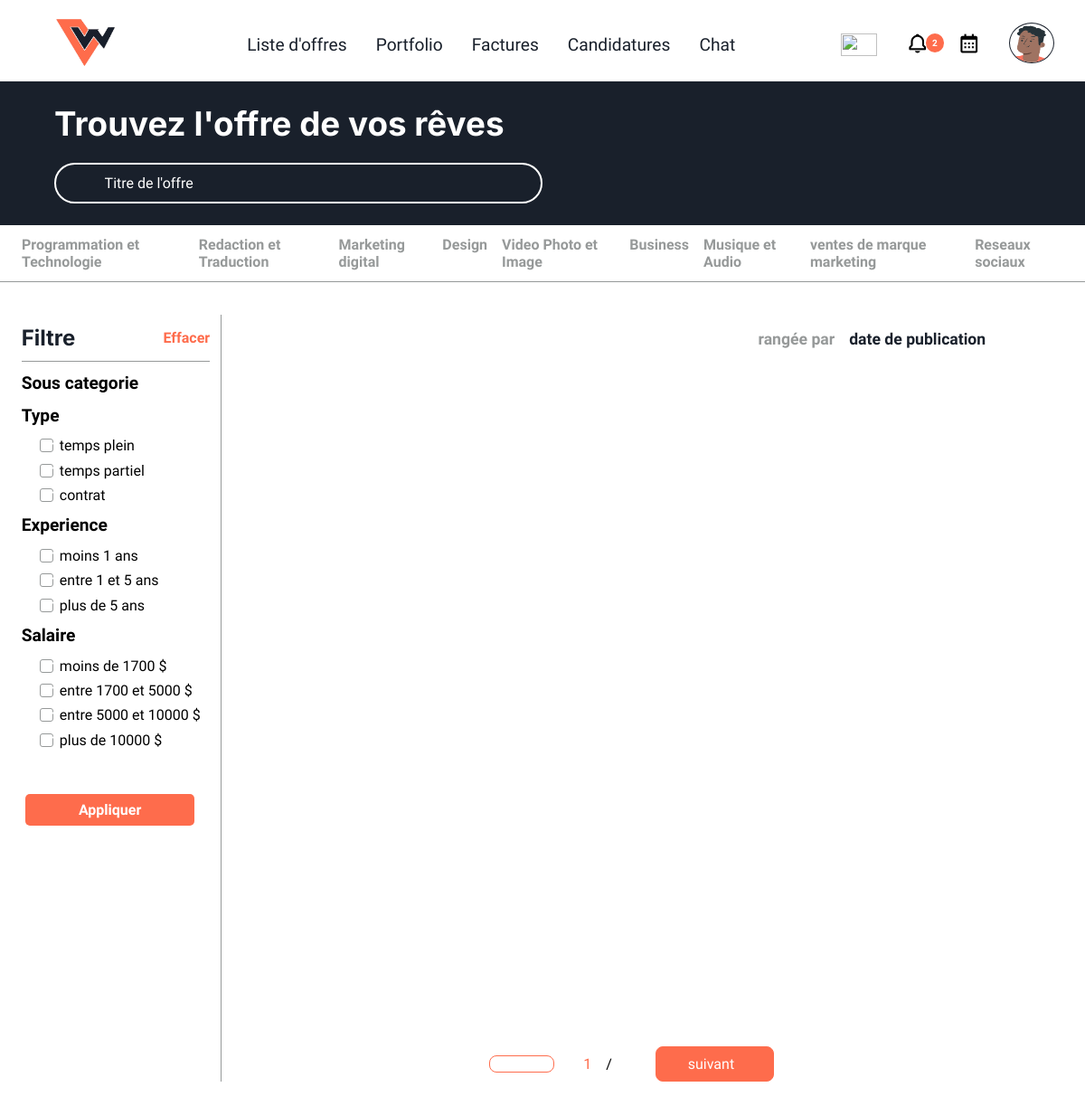
The app's page /Freelancer_Dashboard/job.php with its own data.
### tables this page shows
CREATE TABLE IF NOT EXISTS `job_category` (
  `id` varchar(255) NOT NULL,
  `label` varchar(255) NOT NULL,
  `picture` varchar(255) NOT NULL
);

### Freelancer_Dashboard/job.php (the view, shortened to what this page needs)
<?php
include("../config.php");
$cat_query = mysqli_query($conn, "SELECT * FROM job_category");
?>
<!DOCTYPE html>
<html lang="en">
<head>
    <link rel="stylesheet" href="freelancer_dashboard_assets/css/Job.css">
    <link rel="stylesheet" href="freelancer_dashboard_assets/css/navbar.css">
    <link rel="stylesheet" href="https://cdnjs.cloudflare.com/ajax/libs/font-awesome/6.4.0/css/all.min.css">
    <link rel='stylesheet' href='https://cdn.jsdelivr.net/npm/swiper@8/swiper-bundle.min.css'>
    <link href='https://unpkg.com/boxicons@2.1.4/css/boxicons.min.css' rel='stylesheet'>
    <link rel="stylesheet" href="https://unicons.iconscout.com/release/v4.0.0/css/line.css">
</head>
<body>
    <?php include('navbar.php') ?>
    <div class="big_container">
        <div class="banner">
            <h3 class="translate">Trouvez l'offre de vos rêves</h3>
            <div class="search_bar">
                <input type="text" name="job-title" placeholder="Titre de l'offre" onkeyup="searchName(this)">
            </div>
        </div>
        <ul class="categories" style="justify-content: space-evenly; gap:1em">
            <?php
            while ($row = mysqli_fetch_assoc($cat_query)) {
            ?>
                <li class="translate" id="<?php echo $row['id'] ?>" onclick="getSubCat(this)"><?php echo $row['label'] ?></li>
            <?php
            }
            ?>
        </ul>
        <div class="main_content" style="height: 920px;">
            <div class="left" style="overflow-y:scroll;">
                <div class="head">
                    <h3 class="translate">Filtre</h3>
                    <span class="translate" onclick="resetFilter()">Effacer</span>
                </div>
                <div class="feature subcat">
                    <p>Sous categorie</p>
                </div>
                <div class="feature">
                    <p class="translate">Type</p>
                    <div class="box">
                        <div class="check" onclick="toggleCheckbox(this);setFeature(this)"><i class='bx bx-check'></i></div>
                        <span class="translate">temps plein</span>
                    </div>
                    <div class="box">
                        <div class="check" onclick="toggleCheckbox(this);setFeature(this)"><i class='bx bx-check'></i></div>
                        <span class="translate">temps partiel</span>
                    </div>
                    <div class="box">
                        <div class="check" onclick="toggleCheckbox(this);setFeature(this)"><i class='bx bx-check'></i></div>
                        <span class="translate">contrat</span>
                    </div>
                </div>
                <div class="feature">
                    <p class="translate">Experience</p>
                    <div class="box">
                        <div class="check" onclick="toggleCheckbox(this);setFeature(this)"><i class='bx bx-check'></i></div>
                        <span class="translate"> moins 1 ans </label><br>
                    </div>
                    <div class="box">
                        <div class="check" onclick="toggleCheckbox(this);setFeature(this)"><i class='bx bx-check'></i></div>
                        <span class="translate">entre 1 et 5 ans</span>
                    </div>
                    <div class="box">
                        <div class="check" onclick="toggleCheckbox(this);setFeature(this)"><i class='bx bx-check'></i></div>
                        <span class=" translate">plus de 5 ans</span>
                    </div>
                </div>
                <div class="feature">
                    <p class="translate">Salaire</p>
                    <div class="box">
                        <div class="check" onclick="toggleCheckbox(this);setFeature(this)"><i class='bx bx-check'></i></div>
                        <span class="translate"> moins de 1700 $</span>
                    </div>
                    <div class="box">
                        <div class="check" onclick="toggleCheckbox(this);setFeature(this)"><i class='bx bx-check'></i></div>
                        <span class="translate">entre 1700 et 5000 $</span>
                    </div>
                    <div class="box">
                        <div class="check" onclick="toggleCheckbox(this);setFeature(this)"><i class='bx bx-check'></i></div>
                        <span class="translate">entre 5000 et 10000 $</span>
                    </div>
                    <div class="box">
                        <div class="check" onclick="toggleCheckbox(this);setFeature(this)"><i class='bx bx-check'></i></div>
                        <span class="translate">plus de 10000 $</span>
                    </div>
                </div>
                <button class="translate apply" style="margin-top:20%" onclick="applyFilter()">Appliquer</button>
            </div>
            <div class="right">
                <div class="head">
                    <div class="sort">
                        <p class="translate">rangée par</p>
                        <span class="translate">date de publication</span>
                    </div>
                </div>
                <div class="job_bloc">
                </div>
                <div class="more" style="width: 100%; left:2%">
                    <i class="ai-arrow-left" onclick="counter(this,'back')"></i>
                    <div class="numbers">
                        <span class="currentPage" style="color: #fe6c4c;">1</span>
                        <span>/</span>
                    </div>
                    <a onclick="counter(this,'forth')">
                        <span class="translate">suivant</span>
                    </a>
                </div>
            </div>
        </div>
    </div>
</body>
</html>

### Freelancer_Dashboard/navbar.php (shortened to what this page needs)
<div class="navbar">
    <a href="index.php" class="logo"><img src="freelancer_dashboard_assets/images/crislogo.png" alt=""></a>
    <div class="middle">
        <ul>
            <a href="job.php">
                <li class="translate">Liste d'offres</li>
            </a>
            <a href="portfolio.php">
                <li class="translate">Portfolio</li>
            </a>
            <a href="invoices.php">
                <li class="translate">Factures</li>
            </a>
            <a href="offer_list.php">
                <li class="translate">Candidatures</li>
            </a>
            <a href="full_chat.php">
                <li class="translate">Chat</li>
            </a>
        </ul>
    </div>
    <div class="end">
        <img src=<?php echo (strtolower(substr($_SESSION['language'], 0, 2)) == "fr") ? "https://www.worldometers.info/img/flags/fr-flag.gif" : "https://www.worldometers.info/img/flags/us-flag.gif" ?> alt="" onclick="changeFlag(this)">
        <div class="counter">
            <i class='bx bx-bell'></i>
            <span style="top:3%; right:13%">2</span>
        </div>
        <div class="counter">
            <i class='bx bx-calendar'></i>
        </div>
        <a href="profile.php" class="profile"><img src=<?php echo ($_SESSION['image']  == '') ? "freelancer_dashboard_assets/images/freelancer/no_user.png" : "freelancer_dashboard_assets/images/freelancer/" . $_SESSION['image'] ?> style="border:1px solid #19202b" alt=""></a>
    </div>
</div>

### Freelancer_Dashboard/freelancer_dashboard_assets/css/Job.css (style rules this page uses)
:root { --main-orange: #fe6c4c; --second-orange: #faede8; --main-blue: #19202b; --main-grey: #969999; --second-grey: #d3d8d8; --third-grey: #eff0f2; --light: #f6f6f9; --primary: #1976D2; --main: #f3d3c0; --light-primary: #CFE8FF; --grey: #eee; --dark-grey: #AAAAAA; --dark: rgb(54, 57, 73); --light-dark: rgba(54, 57, 73, 0.5); --danger: #D32F2F; --light-danger: #FECDD3; --warning: #FBC02D; --light-warning: #FFF2C6; --success: #388E3C; --light-success: #BBF7D0; --primary-clr: #b38add; }
* { margin: 0; padding: 0; box-sizing: border-box; font-family: 'Livvic', sans-serif; scrollbar-width: thin; scrollbar-color: rgb(198, 196, 196) var(--light); }
.bx { font-size: 1.7rem; }
a { text-decoration: none; }
li { list-style: none; }
html { overflow-x: hidden; }
body { overflow-x: hidden; }
.big_container { width: 100%; }
.main_content { display: flex; width: 100%; padding: 3% 2%; padding-left: 1%; }
.banner { background-color: var(--main-blue); position: relative; padding: 2% 5%; width: 100%; }
.banner h3 { font-weight: bold; font-family: 'Inter'; font-size: 2.3em; width: 70%; color: white; margin-bottom: 2%; }
.banner .search_bar { display: flex; position: relative; gap: 2em; align-items: center; width: 50%; padding: 1% 2%; border: 2px solid white; border-radius: 74px; }
.banner .search_bar input { border: none; color: white; background-color: var(--main-blue); font-size: 1em; width: 80%; }
.banner .search_bar input::placeholder { color: white; }
.categories { display: flex; gap: 2em; padding: 1% 2%; color: var(--main-grey); font-weight: bold; border-bottom: 1.5px solid var(--main-grey); transition: all .3s ease-in-out; }
.main_content .left { width: 20%; padding: 1% 1%; padding-bottom: 0; border-right: 1.5px solid var(--main-grey); position: relative; }
.left .head { display: flex; align-items: center; justify-content: space-between; padding-bottom: 5%; border-bottom: 1.5px solid var(--main-grey); }
.left .head h3 { font-size: 1.5em; font-weight: bold; font-family: 'Inter'; color: var(--main-blue); }
.left .head span { font-size: 1em; color: var(--main-orange); font-weight: bold; }
.left .feature { margin-top: 6%; }
.left .feature p { font-weight: bold; font-size: 1.2em; margin-bottom: 6%; }
.left .feature .box { margin-left: 10%; margin-bottom: 4%; display: flex; align-items: center; gap: .4em; }
.left .feature .box .check { width: 15px; height: 15px; border-radius: 3px; border: 1px solid var(--main-grey); display: flex; align-items: center; padding-right: 5%; }
.left .feature .box .check i { color: white; font-size: 1em; font-weight: bold; z-index: 2; }
.left .apply { background-color: var(--main-orange); color: white; font-size: 1em; font-weight: bold; padding: 4% 4%; margin-left: 2%; margin-bottom: 2%; transition: all .3s ease-in-out; cursor: pointer; border: none; border-radius: 5px; width: 90%; }
.main_content .right { width: 75%; padding: 1.5% 1%; padding-left: 7%; position: relative; }
.main_content .right .head { display: flex; justify-content: space-between; margin-bottom: 5%; }
.main_content .right .head p { font-size: 1.1em; }
.main_content .right .head .sort { display: flex; align-items: center; gap: 1em; }
.main_content .right .head .sort p, .main_content .right .head .sort i { color: var(--main-grey); font-weight: bold; font-size: 1.1em; }
.main_content .right .head .sort span { color: var(--main-blue); font-weight: bold; font-size: 1.1em; }
.main_content .right .job_bloc { margin-bottom: 6%; display: grid; grid-template-columns: repeat(3, 1fr); grid-template-rows: repeat(3, 1fr); grid-column-gap: 48px; grid-row-gap: 28px; }
.main_content .right .more { position: absolute; bottom: 0; left: 45%; display: flex; gap: 2em; align-items: center; align-items: center; justify-content: center; }
.main_content .right .more i:first-child { border-radius: 8px; border: 1px solid var(--main-orange); color: var(--main-orange); padding: 1% 4%; }
.main_content .right .more .numbers { display: flex; align-items: center; gap: 1em; }
.main_content .right .more a { padding: 1% 4%; border-radius: 8px; border: 1px solid var(--main-orange); background-color: var(--main-orange); display: flex; gap: .5em; align-items: center; color: white; }

### records on screen
job_category: label "Programmation et Technologie"
job_category: label "Redaction et Traduction"
job_category: label "Marketing digital"
job_category: label "Design"
job_category: label "Video Photo et Image"
job_category: label "Business"
job_category: label "Musique et Audio"
job_category: label "ventes de marque marketing"
job_category: label "Reseaux sociaux"
